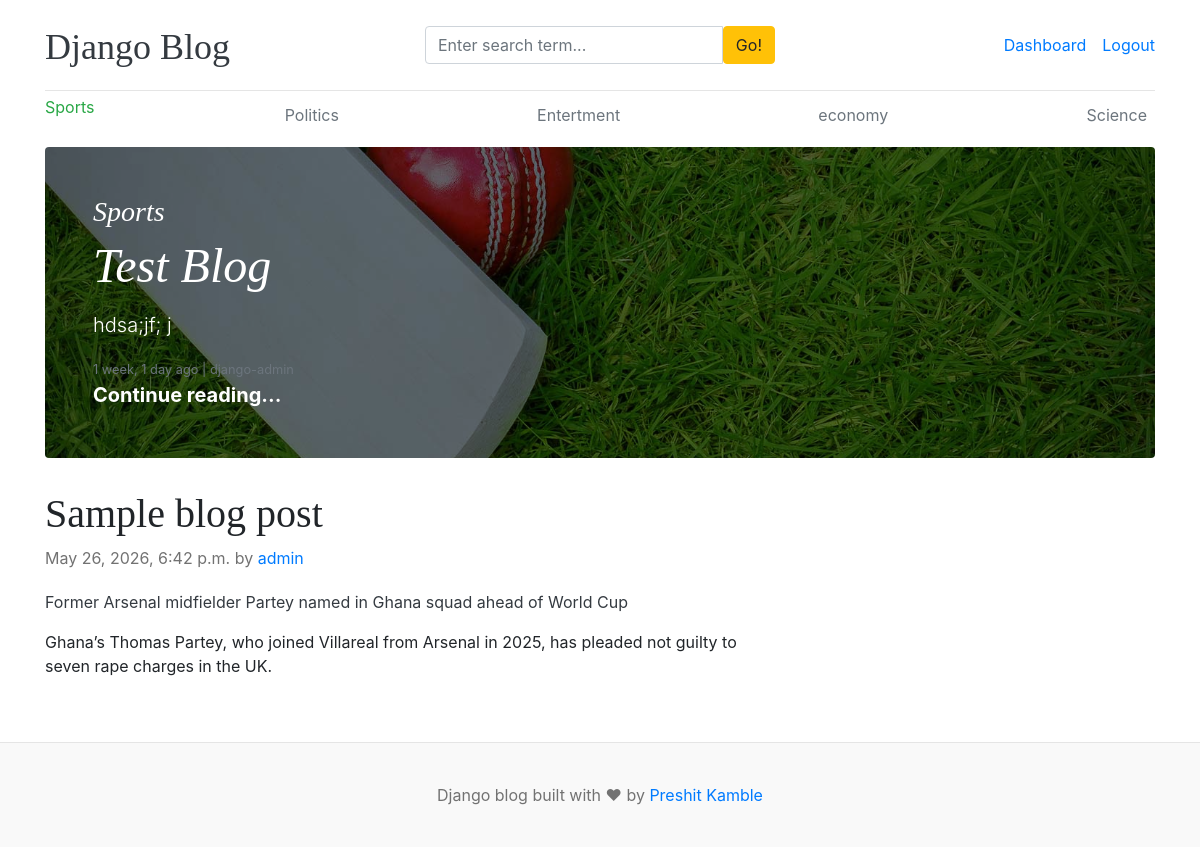
Page /category/1/ (signed in) on the committed database.
### blogs/models.py (models this page shows, shortened)
class Category(models.Model):
    category_name = models.CharField(max_length=50, unique=True)
    created_at = models.DateTimeField(auto_now_add= True)
    updated_at = models.DateTimeField(auto_now=True)
    class Meta:
        verbose_name = 'Category'
        verbose_name_plural = 'Categories'
    def __str__(self):
        return self.category_name

class Blog(models.Model):
    title = models.CharField(max_length=100)
    slug = models.SlugField(max_length=150, unique=True, blank=True)
    category = models.ForeignKey(Category, on_delete=models.CASCADE, null=True, blank=True)
    author = models.ForeignKey(User, on_delete=models.CASCADE)
    featured_image = models.ImageField(upload_to='uploads/%Y/%m/%d')
    short_description = models.TextField(max_length=500)
    blog_body = models.TextField(max_length=2000)
    status = models.CharField(max_length=20, choices=STATUS_CHOICES, default="Draft")
    is_featured = models.BooleanField(default=False)
    created_at = models.DateTimeField(auto_now_add=True)
    updated_at = models.DateTimeField(auto_now=True)

### blogs/views.py (the view)
# urls.py: path('<int:category_id>/',views.post_by_category,name = 'post_by_category' )
@login_required(login_url='login_page')
def post_by_category(request, category_id):
    category_name = get_object_or_404(Category,id = category_id).category_name
    featured_post = Blog.objects.filter(is_featured = True,status="Published", category =category_id).order_by("-created_at")
    simple_post = Blog.objects.filter(is_featured = False,status="Published", category =category_id).order_by("-created_at")
    context = {
            'Name_of_perticular_category' : category_name,
            'featured_post' : featured_post,
            'simple_post' : simple_post,
               }
    return render(request, 'category.html', context)

### blogs/context_processors.py (called while the page is built)
def get_categories(request):
    categories = Category.objects.all()
    return dict(categories=categories)

def get_blogs(request):
    blogs = Blog.objects.all()
    return dict(blogs=blogs)

def get_About(request):
    try:
        contact = About.objects.get()
    except About.DoesNotExist:
        contact = None
    return dict(contact = contact)

def get_SocialLinks(request):
    social_links = SocialLinks.objects.all()
    return dict(social_links = social_links)

### templates/category.html (shortened to what this page needs)
{% extends "base.html" %}
{% block content %}
  {%if featured_post%}
  {%for post in featured_post%}
  {%if forloop.first%}
  <div class="jumbotron p-3 p-md-5 text-white rounded bg-dark" style="background-image: url({{post.featured_image.url}});background-repeat: no-repeat;
  background-position: center;
  background-size: cover;background-blend-mode: overlay;background-size:cover;">
  <div class="col-md-8 px-0">
      <h3 class="display-6 font-italic">{{post.category}}</h3>
      <h1 class="display-4 font-italic">{{post.title}}</h1>
      <p class="lead my-3">{{post.short_description | truncatewords:30}}</p>
      <small class="mb-1 text-muted">{{post.created_at | timesince}} ago | {{ post.author}}</small>
      <p class="lead mb-0"><a href="{% url 'blogs' post.slug %}" class="text-white font-weight-bold">Continue reading...</a></p>
    </div>
  </div>
  {%endif%}
  {%endfor%}
  {%endif%}
  <main role="main" class="container p-0">
    <div class="row">
      <div class="col-md-8 blog-main">
        {%if simple_post%}
        <div class="blog-post">
          <h2 class="blog-post-title">Sample blog post</h2>
          {%for post in simple_post%}
          <p class="blog-post-meta">{{post.created_at}} by <a href="#">{{post.author}}</a></p>
          <p><a href="{% url 'blogs' post.slug %}" class = text-dark>{{post.title}}</a></p>
          <p>{{post.short_description | truncatewords:30}}</p>
          {%endfor%}
        </div>
        {%endif%}
      </div>
    </div>
  </main>
</div>
{% endblock content %}

### templates/base.html (shortened to what this page needs)
{% load static %}
<!DOCTYPE html>
<html lang="en">
<head>
    <link href="https://getbootstrap.com/docs/4.0/dist/css/bootstrap.min.css" rel="stylesheet">
    <link href="{% static "css/blog.css" %}" rel="stylesheet">
    <link rel="stylesheet" href="https://cdnjs.cloudflare.com/ajax/libs/font-awesome/4.7.0/css/font-awesome.min.css">
  </head>
<body>
  <div class="container">
    <header class="blog-header py-3">
      <div class="row flex-nowrap justify-content-between align-items-center">
        <div class="col-4 pt-1">
          <a class="blog-header-logo text-dark" href="/">Django Blog</a>
        </div>
        <div class="col-4">
          <form action="{% url 'search' %}" method='GET'>
            <div class="input-group">
                <input value = "{{Keyword}}" class= "form-control" type="text" required name = "Keyword" placeholder="Enter search term..." aria-lable = "Enter search term...">
                <button type="Submit" class="btn btn-warning" id="button-search">Go!</button>
              </div>
            </form>
          </div>
          <div class="col-4 d-flex justify-content-end align-items-center">
          {% if not user.is_authenticated %}
            <a class="btn btn-sm btn-warning" href="{% url "login_page" %}">Login</a> &nbsp;
            <a class="btn btn-sm btn-outline-secondary" href="{% url "register_page" %}">Sign-Up</a>
          {% else %}
            <span><a href="{% url 'dashboard' %}">Dashboard</a></span>
            <span><a href="{% url 'logout_page' %}">Logout</a></span>
          {% endif %}
          </div>
        </div>
      </header>
      <div class="nav-scroller py-1 mb-2">
        <nav class="nav d-flex justify-content-between">
          {% for category in categories %}
          {%if category.category_name == Name_of_perticular_category%}
            <a class="fs-6 text-success" href="{% url 'post_by_category' category.id %}">{{ category.category_name }}</a>
          {%else%}
            <a class="p-2 text-muted" href="{% url 'post_by_category' category.id %}">{{ category.category_name }}</a>
          {%endif%}
          {% endfor %}
        </nav>
      </div>
{% block content %}
{% endblock content %}
<footer class="blog-footer">
  <p>Django blog built with ❤ by <a href="#">Preshit Kamble</a></p>
</footer>
</body>
</html>

### blog_main/static/css/blog.css (style rules this page uses)
.blog-header { border-bottom: 1px solid #e5e5e5; }
.blog-header-logo { font-family: "Playfair Display", Georgia, "Times New Roman", serif; font-size: 2.25rem; }
h1, h2, h3, h4, h5, h6 { font-family: "Playfair Display", Georgia, "Times New Roman", serif; }
.display-4 { font-size: 2.5rem; }
@media (min-width: 768px) { .display-4 { font-size: 3rem; } }
.blog-post { margin-bottom: 4rem; }
.blog-post-title { font-size: 2.5rem; }
.blog-post-meta { margin-bottom: 1.25rem; color: #727272; }
.blog-footer { padding: 2.5rem 0; color: #727272; text-align: center; background-color: #f9f9f9; border-top: .05rem solid #e5e5e5; }
.blog-footer p:last-child { margin-bottom: 0; }

### rows in the picture
Category: category_name "Sports"
Category: category_name "Politics"
Category: category_name "Entertment"
Category: category_name "economy"
Category: category_name "Science"
Blog: featured_image (picture), category "Sports", title "Test Blog", short_description "hdsa;jf; j", created_at "1 week, 1 day", author "django-admin"
Blog: created_at "May 26, 2026, 6:42 p.m.", author "admin", title "Former Arsenal midfielder Partey named in Ghana squad ahead of World Cup", short_description "Ghana’s Thomas Partey, who joined Villareal from Arsenal in 2025, has pleaded not guilty to seven rape charges in the UK."
